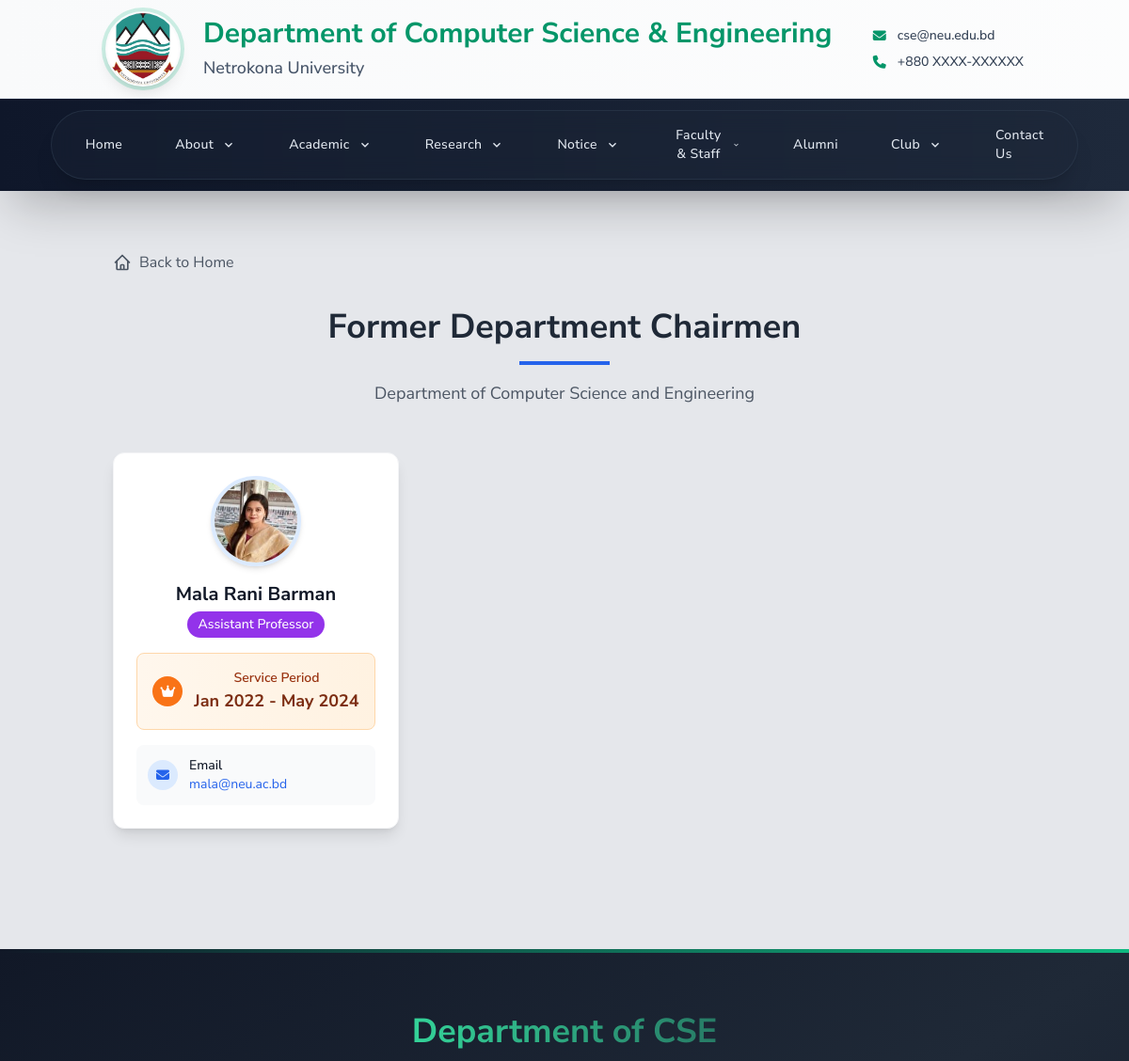
Before: /faculty/ex-chairman/ (upper part) with the older database file.
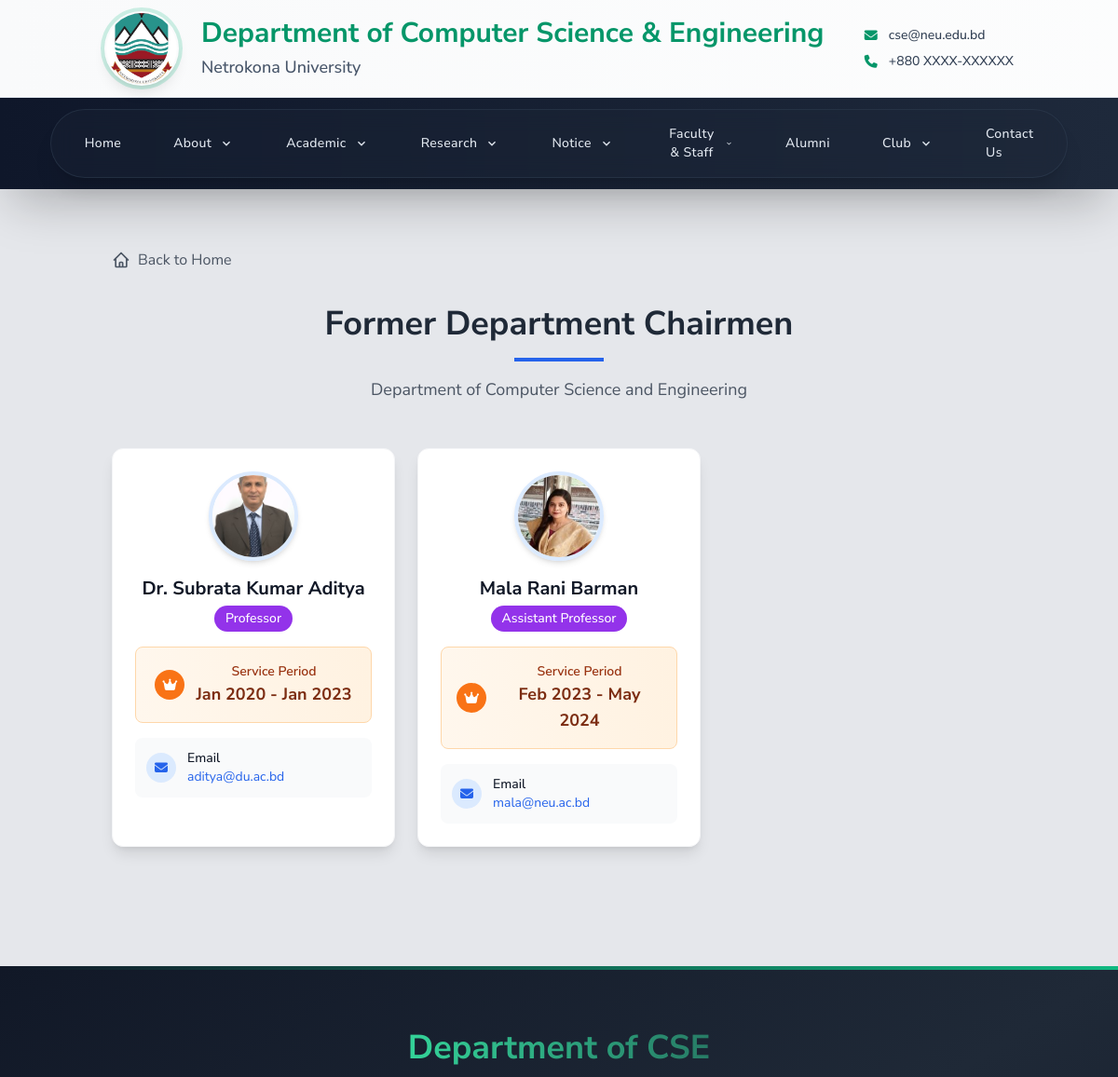
After: the same page with the newer database file.
### cse_app/models.py (models this page shows, shortened)
class Chairman(models.Model):
    faculty = models.OneToOneField(FacultyMember, on_delete=models.CASCADE)
    message = RichTextField()
    signature = models.ImageField(upload_to='signatures/', blank=True, null=True)
    from_date = models.DateField()
    to_date = models.DateField(null=True, blank=True)
    is_current = models.BooleanField(default=False)
    from_date = models.DateField()
    to_date = models.DateField(blank=True, null=True)
    is_current = models.BooleanField(default=True)

class FacultyMember(models.Model):
    DESIGNATION_CHOICES = (
        ('professor', 'Professor'),
        ('associate_professor', 'Associate Professor'),
        ('assistant_professor', 'Assistant Professor'),
        ('lecturer', 'Lecturer'),
        ('chairman', 'Chairman'),
    )
    STATUS_CHOICES = (
        ('active', 'Active'),
        ('on_leave', 'On Leave'),
        ('ex_chairman', 'Ex-Chairman'),
        ('past_faculty', 'Past Faculty'),
    )
    user = models.OneToOneField(User, on_delete=models.CASCADE, null=True, blank=True)
    name = models.CharField(max_length=100)
    designation = models.CharField(max_length=30, choices=DESIGNATION_CHOICES)
    status = models.CharField(max_length=20, choices=STATUS_CHOICES, default='active')
    email = models.EmailField()
    phone = models.CharField(max_length=15, blank=True)
    room_no = models.CharField(max_length=10, blank=True)
    image = models.ImageField(upload_to='faculty/', blank=True)
    bio = models.TextField(blank=True)
    education = RichTextField(blank=True)
    research_interest = models.TextField(blank=True)
    joined_date = models.DateField(blank=True, null=True)
    end_date = models.DateField(blank=True, null=True)
    is_chairman = models.BooleanField(default=False)

### cse_app/views.py (the view)
# urls.py: path('faculty/ex-chairman/', views.ex_chairman, name='ex_chairman'),
def ex_chairman(request):
    ex_chairmen = Chairman.objects.filter(is_current=False).order_by('from_date')
    for chairman in ex_chairmen:
        if chairman.faculty:
            chairman.name = chairman.faculty.name
            chairman.image = chairman.faculty.image
            chairman.email = chairman.faculty.email
            chairman.designation = chairman.faculty.get_designation_display()
            chairman.tenure_start = chairman.from_date
            chairman.tenure_end = chairman.to_date
    return render(request, 'cse/faculty_and_staff/ex_chariman.html', {
        'ex_chairmen': ex_chairmen
    })

### templates/cse/faculty_and_staff/ex_chariman.html (shortened to what this page needs)
{% extends 'base.html' %}
{% block content %}
<div class="container mx-auto px-4 py-8">
    <div class="mb-8">
      <a href="{% url 'home' %}" class="inline-flex items-center text-gray-600 hover:text-green-600 transition-colors duration-200">
        Back to Home
      </a>
    </div>
    <div class="text-center mb-12">
        <h1 class="text-4xl font-bold mb-4 text-gray-800">Former Department Chairmen</h1>
        <div class="w-24 h-1 bg-blue-600 mx-auto mb-4"></div>
        <p class="text-lg text-gray-600 max-w-2xl mx-auto leading-relaxed">Department of Computer Science and Engineering</p>
    </div>
    <div class="mb-16">
        <div class="grid grid-cols-1 md:grid-cols-2 lg:grid-cols-3 gap-6">
            {% for chairman in ex_chairmen %}
                <div class="bg-white rounded-xl shadow-lg hover:shadow-xl transition-all duration-300 transform hover:-translate-y-1 border border-gray-100">
                    <div class="p-6">
                        <div class="flex justify-center mb-4">
                            {% if chairman.image %}
                                <div class="relative">
                                    <img src="{{ chairman.image.url }}" alt="{{ chairman.name }}" class="w-24 h-24 rounded-full object-cover border-4 border-blue-100 shadow-md">
                                </div>
                            {% endif %}
                        </div>
                        <div class="text-center mb-4">
                            <h3 class="text-xl font-bold text-gray-900 mb-1">{{ chairman.name }}</h3>
                            <div class="inline-block bg-purple-600 text-white px-3 py-1 rounded-full text-sm font-medium">
                                {{ chairman.designation }}
                            </div>
                        </div>
                        {% if chairman.tenure_start and chairman.tenure_end %}
                            <div class="bg-gradient-to-r from-orange-50 to-orange-100 border border-orange-200 rounded-lg p-4 mb-4">
                                <div class="flex items-center justify-center">
                                    <div class="flex-shrink-0 w-8 h-8 bg-orange-500 rounded-full flex items-center justify-center">
                                        <i class="fas fa-crown text-white text-sm"></i>
                                    </div>
                                    <div class="ml-3 text-center">
                                        <p class="text-sm font-semibold text-orange-800">Service Period</p>
                                        <p class="text-lg font-bold text-orange-900">
                                            {{ chairman.tenure_start|date:"M Y" }} - {{ chairman.tenure_end|date:"M Y" }}
                                        </p>
                                    </div>
                                </div>
                            </div>
                        {% endif %}
                        {% if chairman.email %}
                            <div class="space-y-3">
                                <div class="flex items-center text-gray-600 bg-gray-50 rounded-lg p-3">
                                    <div class="flex-shrink-0 w-8 h-8 bg-blue-100 rounded-full flex items-center justify-center">
                                        <i class="fas fa-envelope text-blue-600 text-sm"></i>
                                    </div>
                                    <div class="ml-3 flex-1">
                                        <p class="text-sm font-medium text-gray-900">Email</p>
                                        <p class="text-sm text-gray-600 truncate">
                                            <a href="mailto:{{ chairman.email }}" class="text-blue-600 hover:text-blue-800">
                                                {{ chairman.email }}
                                            </a>
                                        </p>
                                    </div>
                                </div>
                            </div>
                        {% endif %}
                    </div>
                </div>
            {% endfor %}
        </div>
    </div>
</div>
{% endblock %}

### templates/base.html (shortened to what this page needs)
{% load static %}
<!DOCTYPE html>
<html lang="en">
<head>
    <script src="https://cdn.tailwindcss.com"></script>
    <link rel="stylesheet" href="https://cdnjs.cloudflare.com/ajax/libs/font-awesome/6.4.0/css/all.min.css">
    <link href="https://unpkg.com/aos@2.3.1/dist/aos.css" rel="stylesheet">
</head>
<body class="bg-gray-200 font-sans">
    {% include 'Navbar.html' %}
    <main class="container mx-auto px-4 py-8">
        {% block content %}
        {% endblock %}
    </main>
    {% include 'Footer.html' %}
</body>
</html>

### templates/Navbar.html (shortened to what this page needs)
{% load static %}
{% block content %}
<nav class="relative z-[9999] bg-gradient-to-r from-slate-900 via-slate-800 to-slate-900 text-white shadow-2xl backdrop-blur-sm">
    <header class="bg-gradient-to-r from-gray-50 to-white text-slate-800 border-b border-slate-200">
        <div class="container mx-auto px-4 sm:px-6 py-3">
            <div class="flex justify-between items-center">
                <div class="flex items-center space-x-3 sm:space-x-6">
                    <div class="relative flex-shrink-0">
                        <img src="{% static 'images/logo/neulogo.jpg' %}" alt="NeU Logo"
                             class="logo-img h-16 w-16 sm:h-20 sm:w-20 md:h-24 md:w-24 lg:h-20 lg:w-20 rounded-full shadow-lg ring-4 ring-emerald-500/20 object-cover object-center transition-transform duration-300 hover:scale-105 aspect-square border-2 border-white/20">
                    </div>
                    <div class="space-y-1 min-w-0 flex-1">
                        <h1 class="text-lg sm:text-xl md:text-2xl lg:text-3xl font-bold text-emerald-600   leading-tight">
                            Department of Computer Science & Engineering
                        </h1>
                        <p class="text-sm sm:text-base md:text-lg font-medium text-slate-600 transition-colors duration-300 hover:text-emerald-600">
                            <a href="https://neu.ac.bd/" class="inline-flex items-center space-x-2 group">
                                <span>Netrokona University</span>
                            </a>
                        </p>
                    </div>
                </div>
                <div class="hidden lg:block">
                        <div class="space-y-2">
                            <p class="text-sm font-medium text-slate-700 flex items-center space-x-3">
                                    <i class="fas fa-envelope text-emerald-600"></i>
                                    <span>cse@neu.edu.bd</span>
                            </p>
                            <p class="text-sm font-medium text-slate-700 flex items-center space-x-3">
                                    <i class="fas fa-phone text-emerald-600 text-sm"></i>
                                    <span>+880 XXXX-XXXXXX</span>
                            </p>
                        </div>
                </div>
            </div>
        </div>
    </header>
    <div class="container mx-auto px-4 py-3">
        <div class="hidden md:flex justify-center items-center w-full">
            <div class="flex items-center bg-slate-800/30 backdrop-blur-md rounded-full px-2 py-1 shadow-xl border border-slate-700/50">
                <a href="{% url 'home' %}"
                   class="relative px-6 py-3 mx-1 rounded-full font-medium text-sm tracking-wide transition-all duration-300 group
                          {% if request.path == '/' %}bg-gradient-to-r from-emerald-500 to-teal-500 text-white shadow-lg{% else %}text-slate-200 hover:text-white hover:bg-slate-700/50{% endif %}">
                    <span class="relative z-10">Home</span>
                </a>
                <div class="relative group mx-1">
                    <button class="relative px-6 py-3 rounded-full font-medium text-sm tracking-wide transition-all duration-300 group-hover:text-white group-hover:bg-slate-700/50 flex items-center space-x-2
                                   {% if request.path == '/about/' or request.path == '/chairman/' %}bg-gradient-to-r from-emerald-500 to-teal-500 text-white shadow-lg{% else %}text-slate-200{% endif %}">
                        <span>About</span>
                        <svg class="w-4 h-4 transition-transform duration-300 group-hover:rotate-180" fill="currentColor" viewBox="0 0 24 24">
                            <path d="M7.41 8.59L12 13.17l4.59-4.58L18 10l-6 6-6-6 1.41-1.41z"/>
                        </svg>
                    </button>
                </div>
                <div class="relative group mx-1">
                    <button class="relative px-6 py-3 rounded-full font-medium text-sm tracking-wide transition-all duration-300 group-hover:text-white group-hover:bg-slate-700/50 flex items-center space-x-2 text-slate-200">
                        <span>Academic</span>
                        <svg class="w-4 h-4 transition-transform duration-300 group-hover:rotate-180" fill="currentColor" viewBox="0 0 24 24">
                            <path d="M7.41 8.59L12 13.17l4.59-4.58L18 10l-6 6-6-6 1.41-1.41z"/>
                        </svg>
                    </button>
                </div>
                <div class="relative group mx-1">
                    <button class="relative px-6 py-3 rounded-full font-medium text-sm tracking-wide transition-all duration-300 group-hover:text-white group-hover:bg-slate-700/50 flex items-center space-x-2
                                   {% if request.path == '/publications/' or request.path == '/projects/' %}bg-gradient-to-r from-emerald-500 to-teal-500 text-white shadow-lg{% else %}text-slate-200{% endif %}">
                        <span>Research</span>
                        <svg class="w-4 h-4 transition-transform duration-300 group-hover:rotate-180" fill="currentColor" viewBox="0 0 24 24">
                            <path d="M7.41 8.59L12 13.17l4.59-4.58L18 10l-6 6-6-6 1.41-1.41z"/>
                        </svg>
                    </button>
                </div>
                <div class="relative group mx-1">
                    <button class="relative px-6 py-3 rounded-full font-medium text-sm tracking-wide transition-all duration-300 group-hover:text-white group-hover:bg-slate-700/50 flex items-center space-x-2
                                   {% if request.path == '/notices/' %}bg-gradient-to-r from-emerald-500 to-teal-500 text-white shadow-lg{% else %}text-slate-200{% endif %}">
                        <span>Notice</span>
                        <svg class="w-4 h-4 transition-transform duration-300 group-hover:rotate-180" fill="currentColor" viewBox="0 0 24 24">
                            <path d="M7.41 8.59L12 13.17l4.59-4.58L18 10l-6 6-6-6 1.41-1.41z"/>
                        </svg>
                    </button>
                </div>
                <div class="relative group mx-1">
                    <button class="relative px-6 py-3 rounded-full font-medium text-sm tracking-wide transition-all duration-300 group-hover:text-white group-hover:bg-slate-700/50 flex items-center space-x-2 text-slate-200">
                        <span>Faculty & Staff</span>
                        <svg class="w-4 h-4 transition-transform duration-300 group-hover:rotate-180" fill="currentColor" viewBox="0 0 24 24">
                            <path d="M7.41 8.59L12 13.17l4.59-4.58L18 10l-6 6-6-6 1.41-1.41z"/>
                        </svg>
                    </button>
                </div>
                <a href="{% url 'alumni' %}"
                   class="relative px-6 py-3 mx-1 rounded-full font-medium text-sm tracking-wide transition-all duration-300 group text-slate-200 hover:text-white hover:bg-slate-700/50">
                    <span class="relative z-10">Alumni</span>
                </a>
                <div class="relative group mx-1">
                    <button class="relative px-6 py-3 rounded-full font-medium text-sm tracking-wide transition-all duration-300 group-hover:text-white group-hover:bg-slate-700/50 flex items-center space-x-2
                                   {% if request.path == '/computer_club/' or request.path == '/programming_club/' %}bg-gradient-to-r from-emerald-500 to-teal-500 text-white shadow-lg{% else %}text-slate-200{% endif %}">
                        <span>Club</span>
                        <svg class="w-4 h-4 transition-transform duration-300 group-hover:rotate-180" fill="currentColor" viewBox="0 0 24 24">
                            <path d="M7.41 8.59L12 13.17l4.59-4.58L18 10l-6 6-6-6 1.41-1.41z"/>
                        </svg>
                    </button>
                </div>
                <a href="{% url 'contact_us' %}"
                   class="relative px-6 py-3 mx-1 rounded-full font-medium text-sm tracking-wide transition-all duration-300 group text-slate-200 hover:text-white hover:bg-slate-700/50">
                    <span class="relative z-10">Contact Us</span>
                </a>
            </div>
        </div>
    </div>
</nav>
{% endblock %}

### templates/Footer.html (shortened to what this page needs)
<footer class="relative bg-gradient-to-br from-gray-900 via-gray-800 to-gray-900 text-white">
    <div class="h-1 bg-gradient-to-r from-custom-green via-emerald-500 to-custom-green"></div>
    <div class="py-16 px-4 lg:px-8">
        <div class="max-w-7xl mx-auto">
            <div class="text-center mb-16">
                <h2 class="text-3xl lg:text-4xl font-bold text-white mb-4">
                    <span class="text-transparent bg-clip-text bg-gradient-to-r from-emerald-400 to-custom-green">
                    </span>
                </h2>
            </div>
        </div>
    </div>
</footer>

Changed rows visible on the page:
added Chairman: shows a picture, name "Dr. Subrata Kumar Aditya", designation "Professor", tenure_start "Jan 2020", tenure_end "Jan 2023", email "aditya@du.ac.bd"
changed Chairman "Assistant Professor": tenure_start "Jan 2022" → "Feb 2023"
